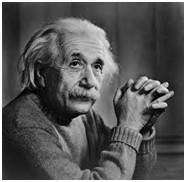
#> input picture einstein.jpg, 186 x 182 px
$ python p5.py
#> lines starting #> are read from the running program, lines starting #| are printed output that depends on the picture
#> the answer given: 1
from cmath import pi
from math import floor, sqrt, exp
from scipy import fftpack
import numpy as np
from PIL import Image
import matplotlib.pyplot as plt

def readImage(path):
#> called with path = 'einstein.jpg'
    im=Image.open(path)
#> im is the input picture: PIL image 186x182 L; min 0, max 255, mean 86.8

    # im.show()
    return im

# [6 lines left out: function shiftXY, not called in this run]

def frequency_image(image):
  npImage = np.array(image)
  fft = fftpack.fftshift(fftpack.fft2(npImage))
  magnitude_spectrum = 20*np.log(np.abs(fft))
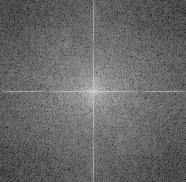
#> magnitude_spectrum: shape (182, 186) float64; min 37.16, max 297.9, mean 143.9; drawn with min black and max white
  newImage = Image.fromarray(magnitude_spectrum.astype(np.uint8))
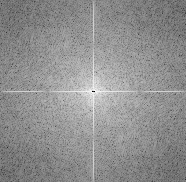
#> newImage: PIL image 186x182 L; min 0, max 249, mean 143.4
  newImage.show()

# [143 lines left out: functions laplacian, idealLPF, butterworthLPF, gaussianLPF, idealHPF, butterworthHPF and 1 more, not called in this run]

inp=int(input("Enter your choice:\n \
    1. Fourier Image \n \
    2. Laplacian \n \
    Low Pass Filter \n \
    3. Ideal LPF \n \
    4. Butterworth LPF \n \
    5. Gaussian LPF \n \
    High Pass Filter \n \
    6. Ideal HPF \n \
    7. Butterworth HPF \n \
    8. Gaussian HPF \n \
    "))
im=readImage("einstein.jpg")
if(inp==1):
    frequency_image(im)
elif(inp==2):
    laplacian(im)
elif(inp==3):
    idealLPF(im)
elif(inp==4):
    butterworthLPF(im)
elif(inp==5):
    gaussianLPF(im)
elif(inp==6):
    idealHPF(im)
elif(inp==7):
    butterworthHPF(im)
elif(inp==8):
    gaussianHPF(im)
